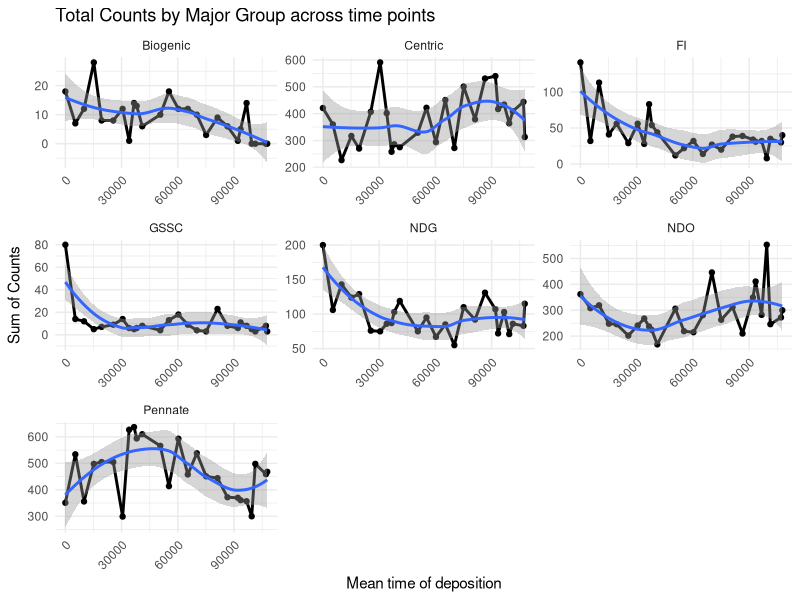

This chart was generated by the following R code:
## ---- chunk 1
library(dplyr)
library(tidyverse)
library(ggplot2)
taxon <- read.csv("./data/taxonomy_species_table.csv")
final <- read.csv("./data/Final_diatom_phytolith_by_transect.csv")
## ---- chunk 2
final <- final %>% 
  select(-any_of(c(
    paste0("Diatom_Unidentified_", LETTERS[1:5]),
    "Diatom_Unknown_Diatom",
    "Diatom_Unknown_Diatom.fragment",
    "Others_Granules",
    paste0("Others_Undetermined_", LETTERS[7:12])
  )))

finallong <- final %>% pivot_longer(cols = Diatom_Symmetric_Biraphid_spp.:Others_Charred, names_to = "Elements", values_to = "Count") 
finallong$Count[is.na(finallong$Count)] <- 0
test <- finallong %>% group_by(D_level,sample_num,  Depth..m.,Duration,Elements,) %>% summarize(Count = sum(Count))

finallong %>% view()
taxon %>% view()
## ---- chunk 3
summary_data <- finallong %>%
  group_by(Mean.time.of.deposition, D_level) %>%
  summarise(count = sum(Count), .groups = "drop")

test2 <- finallong %>% group_by(D_level,sample_num, Mean.time.of.deposition, Depth..m.,Duration,Elements,) %>% summarize(Count = sum(Count))

unique <- unique(test2$Elements)

taxon <- taxon %>% filter(species %in% unique)

combined_data <- test2 %>%
  left_join(taxon, by = c("Elements" = "species"))


d_order <- paste0("D", 1:21)

combined_data <- combined_data %>%
  mutate(D_level = factor(D_level, levels = d_order))

plot_data <- combined_data %>%
  filter(major_group != "Unidentified") %>%
  group_by(major_group, Mean.time.of.deposition) %>%
  summarise(total_val = sum(Count, na.rm = T), .groups = "drop") 


ggplot(plot_data %>% filter(!is.na(Mean.time.of.deposition)), aes(x = Mean.time.of.deposition, y = total_val,  group = major_group)) +
  geom_line(linewidth = 1) +
  geom_point() +
  labs(
    title = "Total Counts by Major Group across time points",
    x = "Mean time of deposition",
    y = "Sum of Counts",
  ) +
  theme_minimal() +
  theme(axis.text.x = element_text(angle = 45, hjust = 1)) +
  facet_wrap(~major_group, scales="free") +
  geom_smooth()
